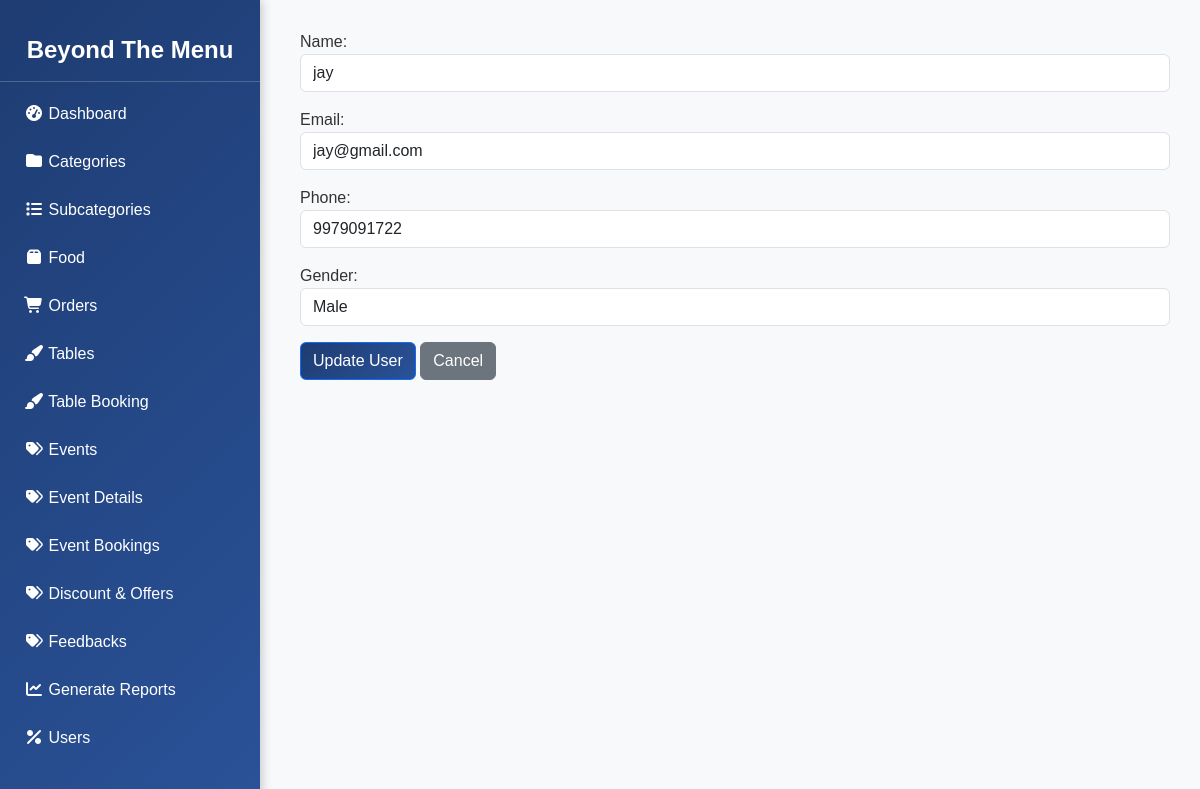
The app's page /adminhome/users/update/11/ (signed in) with its own data.
### home/models.py (models this page shows, shortened)
class UserProfile(AbstractUser):
    username = None  # Remove username field
    name = models.CharField(max_length=100, unique=True)
    email = models.EmailField(unique=True)
    phone = models.CharField(max_length=15, blank=True, null=True)
    gender = models.CharField(
        max_length=10,
        choices=[("Male", "Male"), ("Female", "Female"), ("Other", "Other")],
        blank=True,
        null=True,
    )
    is_staff = models.BooleanField(default=False)  # Required for Django Admin
    is_superuser = models.BooleanField(default=False)  # Required for Django Admin
    is_admin = models.BooleanField(default=False)  # Custom admin flag
    USERNAME_FIELD = "email"  # ✅ Use email for authentication
    REQUIRED_FIELDS = ["name"]
    objects = UserProfileManager()  # Use custom manager

### admin_panel/views.py (the view)
# urls.py: path('users/update/<int:user_id>/', views.update_user, name='update_user'),
@login_required
def update_user(request, user_id):
    user = get_object_or_404(UserProfile, id=user_id)
    if request.method == "POST":
        form = UserProfileUpdateForm(request.POST, instance=user)
        if form.is_valid():
            form.save()
            messages.success(request, "User updated successfully!")
            return redirect('manage_users')
    else:
        form = UserProfileUpdateForm(instance=user)
    return render(request, 'admin/update_user.html', {'form': form, 'user': user})

### admin_panel/forms.py
class UserProfileUpdateForm(UserChangeForm):
    password = None  # Exclude password field
    class Meta:
        model = UserProfile
        fields = ['name', 'email', 'phone', 'gender']
    def __init__(self, *args, **kwargs):
        super(UserProfileUpdateForm, self).__init__(*args, **kwargs)
        self.fields['name'].widget.attrs.update({'class': 'form-control', 'placeholder': 'Enter full name'})
        self.fields['email'].widget.attrs.update({'class': 'form-control', 'placeholder': 'Enter email'})
        self.fields['phone'].widget.attrs.update({'class': 'form-control', 'placeholder': 'Enter phone number'})
        self.fields['gender'].widget.attrs.update({'class': 'form-control'})

### home/context_processors.py (called while the page is built)
def cart_count(request):
    if request.user.is_authenticated:
        count = Cart.objects.filter(user=request.user).aggregate(total_items=Sum('quantity'))['total_items'] or 0
    else:
        count = 0
    return {"cart_count":count}

### templates/admin/update_user.html (shortened to what this page needs)
{% extends "admin/base_admin.html" %}
{% block content %}
    <form method="post">
        <div class="form-group">
            {{ form.as_p }}
        </div>
        <button type="submit" class="btn btn-primary" style="background: linear-gradient(135deg, #1e3c72, #2a5298);">Update User</button>
        <a href="{% url 'manage_users' %}" class="btn btn-secondary">Cancel</a>
    </form>
{% endblock %}

### templates/admin/base_admin.html (style rules this page uses)
body { font-family: "Poppins", sans-serif; background-color: #f8f9fa; color: #333; }

### records on screen
UserProfile: name "jay", email "jay@gmail.com", phone "9979091722", gender "Male"
